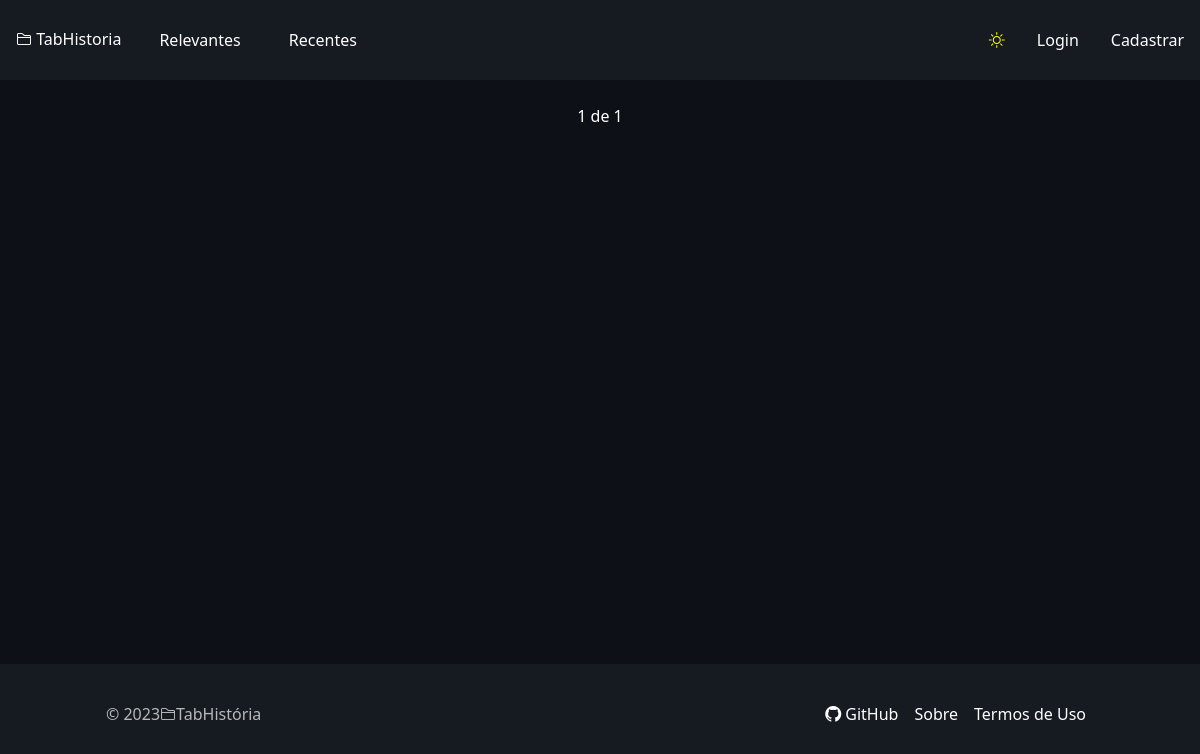
Before: / with the older database file.
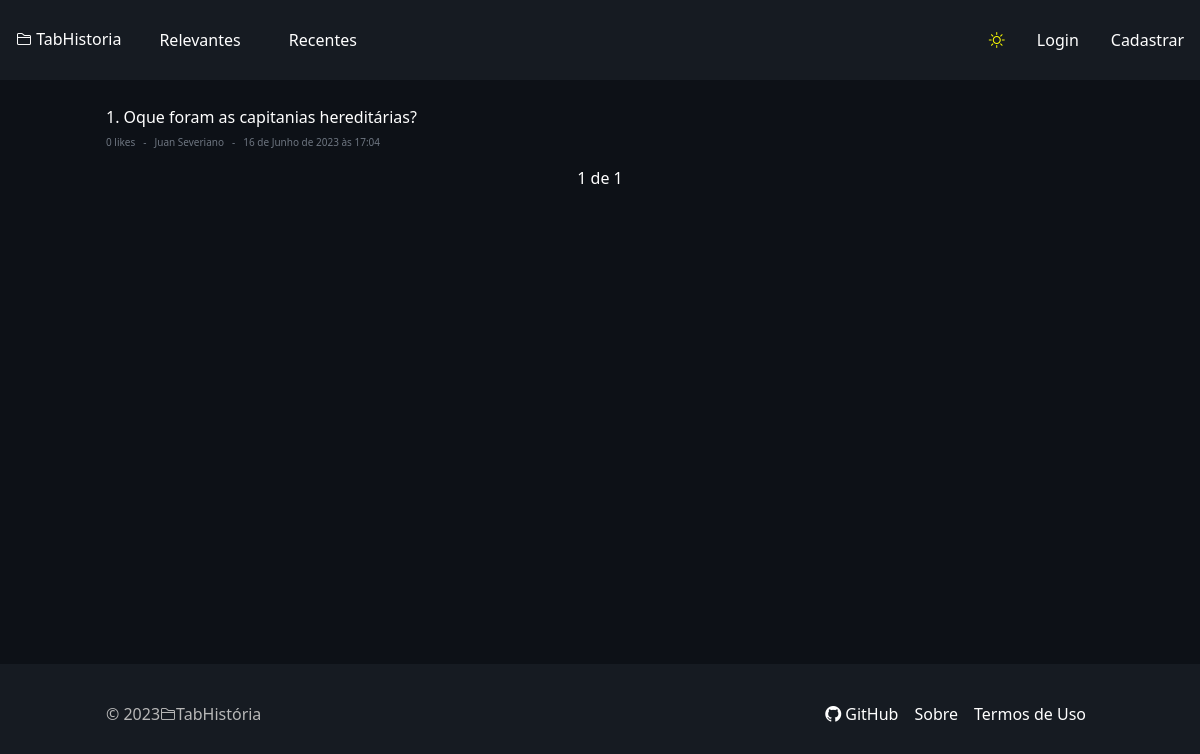
After: the same page with the newer database file.
### apps/post/models.py (models this page shows, shortened)
class Post(models.Model):
    title = models.CharField(max_length=100)
    creator = models.ForeignKey(User, on_delete=models.CASCADE)
    likes = models.IntegerField(blank=True, null=True,  default=0)
    users_liked = models.ManyToManyField(User, related_name='users_liked', blank=True)
    users_disliked = models.ManyToManyField(User, related_name='users_disliked', blank=True)
    comments = models.ManyToManyField(Comment, blank=True)
    creation_date = models.DateTimeField(auto_now_add=True)
    update_date = models.DateTimeField(auto_now=True)
    content = models.TextField()

### apps/home/views.py (the view)
# urls.py: path('', views.home, name='home'),
def home(request):
    if request.method == 'GET':
        category = request.GET.get('category')
        if category == 'recent':
            posts = Post.objects.all().order_by('-creation_date')
        else:
            posts = Post.objects.annotate(date=TruncDate('creation_date')).order_by('-date', '-likes')
        paginator = Paginator(posts, 10)
        page = request.GET.get('page')
        posts = paginator.get_page(page)
        return render(request, 'pages/index.html', {'posts': posts, 'category':category, 'page_quantit': 10})

### core/custom_filters.py (called while the page is built)
@register.filter
def index_post(value, page):
    if page <= 1:
        return value
    return value + (page -1) * 10

### apps/home/templates/pages/index.html (shortened to what this page needs)
{% extends 'base.html' %}
{% load static %}
{% load custom_filters %}
{% block body %}
<main class="dark-mode" id="main">
  <section class="container text-white pt-4">
    <div class="grid-container">
      {% for post in posts %}
      <div class="news pt-1 grid-item">
        <h2 class="fs-6 weight">
          {{ forloop.counter|index_post:posts.number }}.
          <a href="{% url 'post_viewer' post.id %}" class="post-link">{{ post.title }}</a>
        </h2>
        <div class="more d-flex align-items-center justify-content-start gap-2">
          <p>{{ post.likes }} likes</p>
          <p>-</p>
          <p>{{ post.creator }}</p>
          <p>-</p>
          <p>{{ post.creation_date }}</p>
        </div>
      </div>
      {% endfor %}
    </div>
  </section>
  <section class="container d-flex align-items-center justify-content-center px-1">
    <div class="pass">
      <span class="current">
        {{ posts.number }} de {{ posts.paginator.num_pages }}
      </span>
    </div>
  </section>
</main>
{% endblock %}

Changed rows visible on the page:
added Post: title "Oque foram as capitanias hereditárias?", likes "0", creator "Juan Severiano", creation_date "16 de Junho de 2023 às 17:04"
